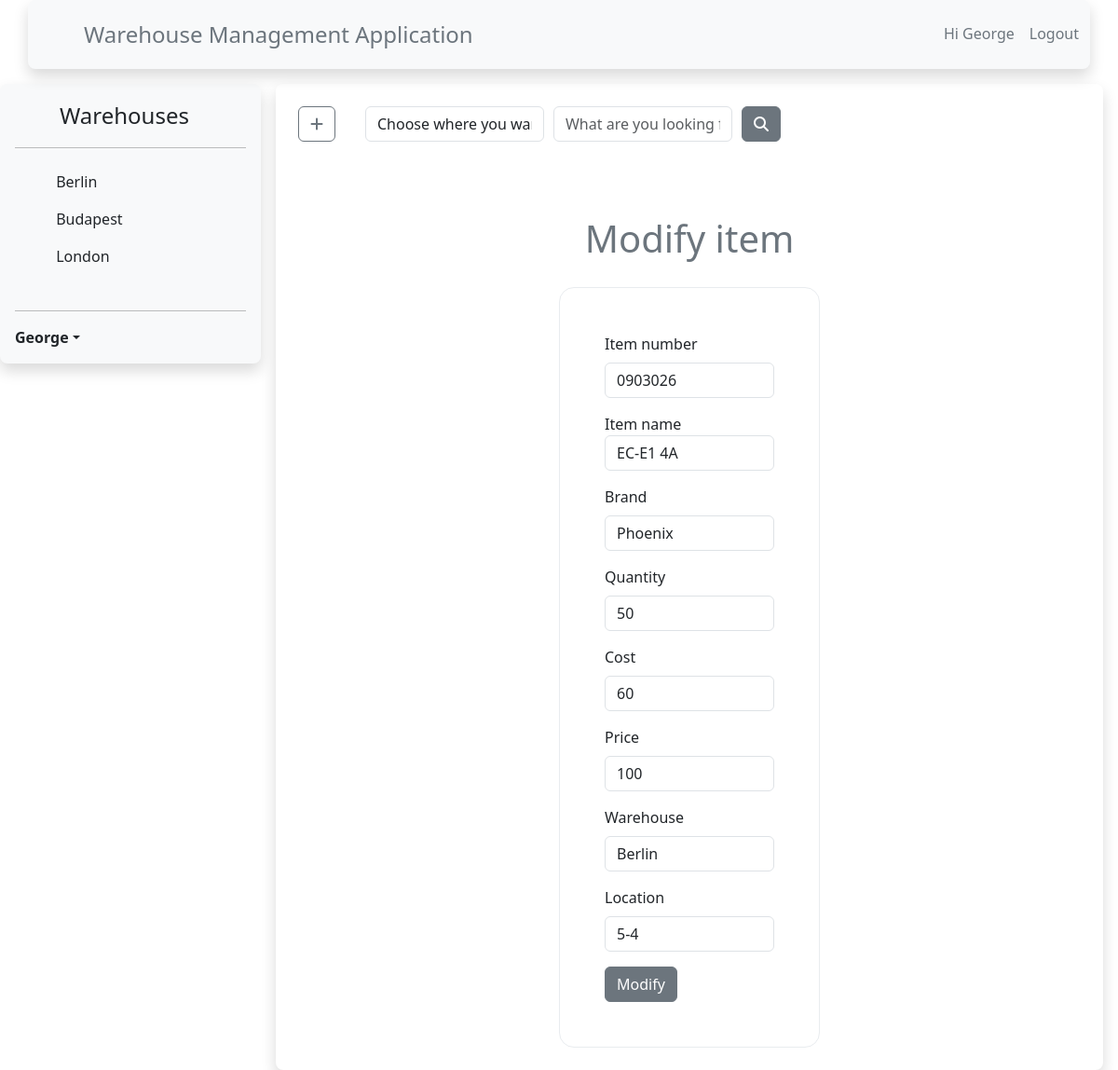
Screenshot of /index.php?action=modify.php&modifyid=8 (signed in) with the database file from the repository.
### tables this page shows
CREATE TABLE `items` (
  `id` int(10) NOT NULL,
  `number` varchar(255) NOT NULL,
  `name` varchar(255) NOT NULL,
  `maker` int(9) NOT NULL,
  `quantity` int(6) NOT NULL,
  `cost` int(7) NOT NULL,
  `price` int(7) NOT NULL,
  `warehouse` int(10) NOT NULL,
  `location` varchar(10) NOT NULL
);

### modules/modify.php (the view, shortened to what this page needs)
<?php
if(isset($_SESSION["user"]))
{
	$statement=$kapcsolat->prepare("select * from items where id=?");
	$statement->bind_param("d", $_GET["modifyid"]);
	if($statement->execute())
	{
		$valasz=$statement->get_result();
		$sor=mysqli_fetch_array($valasz);
	}
?>
	<div class="text-center mt-5 p-3 text-secondary">
		<h1>Modify item</h1>
	</div>
	<div class="container mt-1">
		<div class="row">
			<div class="col-4 mx-auto p-5 border border-light-subtle rounded-4">
				<form action="modules/modified_item_save.php" method="POST">
					<div class="mb-3">
						<label for="modify_number" class="form-label">Item number</label>
						<input type="text" name="modify_number" class="form-control shadow-none" id="modify_number" value="<?php echo($sor["number"]); ?>">
					</div>
					<div class="mb-3">
						<label for="modify_name" class="form_label">Item name</label>
						<input type="text" name="modify_name" class="form-control shadow-none" id="modify_name" value="<?php echo($sor["name"]); ?>">
					</div>
					<div class="mb-3">
						<div class="input-group-prepend">
							<label for="modify_maker" class="form-label">Brand</label>
						</div>
						<select class="form-control shadow-none" name="modify_maker" id="modify_maker">
							<?php
								$options=$kapcsolat->query("select * from makers order by name");
								while($option_rows=mysqli_fetch_array($options))
								{
									if($sor["maker"] == $option_rows["id"])
									{
										echo("<option value='".$option_rows["id"]."' selected>".$option_rows["name"]."</option>");
									}
									else
									{
										echo("<option value='".$option_rows["id"]."'>".$option_rows["name"]."</option>");
									}
								}
							?>
						</select>
					</div>
					<div class="mb-3">
						<label for="modify_quantity" class="form-label">Quantity</label>
						<input type="number" name="modify_quantity" class="form-control shadow-none" id="modify_quantity" value="<?php echo($sor["quantity"]); ?>">
					</div>
					<div class="mb-3">
						<label for="modify_cost" class="form-label">Cost</label>
						<input type="number" name="modify_cost" class="form-control shadow-none" id="modify_cost" value="<?php echo($sor["cost"]); ?>">
					</div>
					<div class="mb-3">
						<label for="modify_price" class="form-label">Price</label>
						<input type="number" name="modify_price" class="form-control shadow-none" id="modify_price" value="<?php echo($sor["price"]); ?>">
					</div>
					<div class="mb-3">
						<div class="input-group-prepend">
							<label for="modify_warehouse" class="form-label">Warehouse</label>
						</div>
						<select class="form-control shadow-none" name="modify_warehouse" id="modify_warehouse">
							<?php
								$options=$kapcsolat->query("select * from warehouses order by name");
								while($option_rows=mysqli_fetch_array($options))
								{
									if($sor["warehouse"] == $option_rows["id"])
									{
										echo("<option value='".$option_rows["id"]."' selected>".$option_rows["name"]."</option>");
									}
									else
									{
										echo("<option value='".$option_rows["id"]."'>".$option_rows["name"]."</option>");
									}
								}
							?>
						</select>
					</div>
					<div class="mb-3">
						<label for="modify_location" class="form-label">Location</label>
						<input type="text" name="modify_location" class="form-control shadow-none" id="modify_location" placeholder="cabinet number-shelf number" value="<?php echo($sor["location"]); ?>">
					</div>
					<button type="submit" class="btn btn-secondary">Modify</button>
				</form>
			</div>
		</div>
	</div>
<?php
}
?>

### rows the page displays
items: modify_number "0903026", modify_name "EC-E1 4A", modify_quantity "50", modify_cost "60", modify_price "100", modify_location "5-4"

### other values shown
$_SESSION["user"]["nickname"] "George George"
$warehouses_array[0] "Berlin"
$warehouses_array[1] "Budapest"
$warehouses_array[2] "London"
form field modify_maker "Phoenix"
form field modify_warehouse "Berlin"
